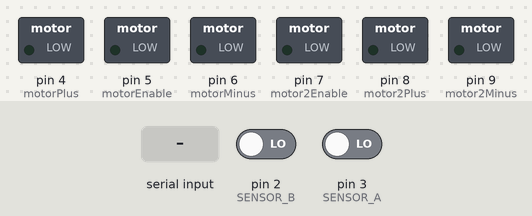
Recording of a sketch running on a simulated Arduino Uno, built with avr-gcc and run on an emulated ATmega328P. Shown: switched loads named in the sketch (green lamp = pin HIGH). The inputs (shaded band) are chosen by the test bench; at power-on: pin 2 (SENSOR_B) LOW, pin 3 (SENSOR_A) LOW. What the sketch prints to the serial monitor is not drawn.

Above: at 1.2 s.
1.3 s: pin 2 (SENSOR_B) driven HIGH
At 2.4 s:
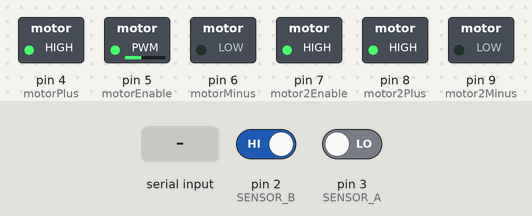
2.8 s: "90,45\n" received over Serial
At 3.7 s:
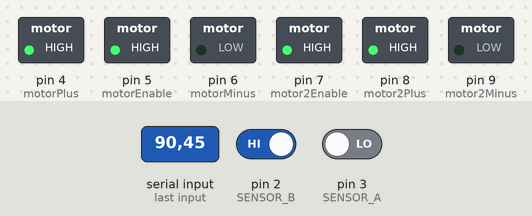
4.3 s: "-\n" received over Serial
At 4.8 s:
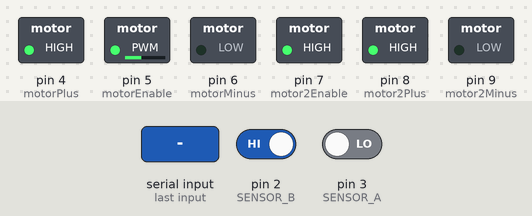
5.8 s: pin 2 (SENSOR_B) driven LOW
At 7.0 s:
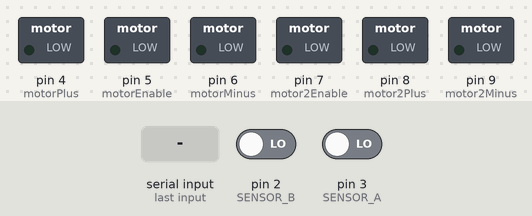
7.3 s: pin 3 (SENSOR_A) driven HIGH
At 8.2 s:
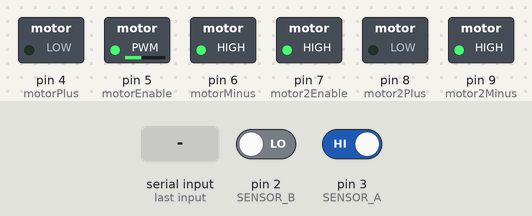
8.8 s: pin 3 (SENSOR_A) driven LOW
At 9.4 s:
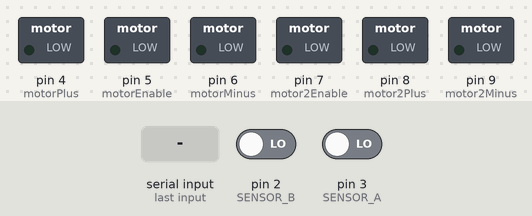
Timing chart, 0 to 11.3 s (numbered marks = the images above; inputs shaded):
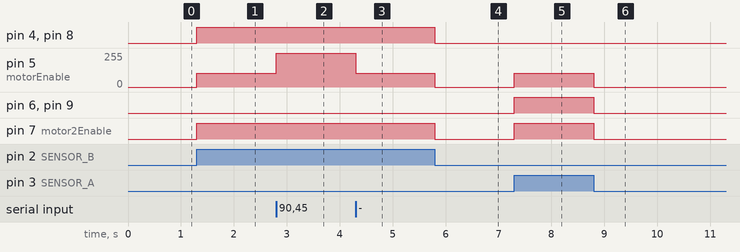

Measured:
- after the input at 1.3 s, pin 4 (motorPlus), pin 7 (motor2Enable), pin 8 (motor2Plus): LOW → HIGH at once; pin 5 (motorEnable): 0/255 → 102/255 at once
- after the input at 2.8 s, pin 5 (motorEnable): 102/255 → 255/255 at once
- after the input at 4.3 s, pin 5 (motorEnable): 255/255 → 102/255 at once
- after the input at 5.8 s, pin 4 (motorPlus), pin 7 (motor2Enable), pin 8 (motor2Plus): HIGH → LOW at once; pin 5 (motorEnable): 102/255 → 0/255 at once
- after the input at 7.3 s, pin 5 (motorEnable): 0/255 → 102/255 at once; pin 6 (motorMinus), pin 7 (motor2Enable), pin 9 (motor2Minus): LOW → HIGH at once
- after the input at 8.8 s, pin 5 (motorEnable): 102/255 → 0/255 at once; pin 6 (motorMinus), pin 7 (motor2Enable), pin 9 (motor2Minus): HIGH → LOW at once

The sketch:

firmware.ino
```cpp
#define serial_debug true
#define baud 115200

#define SENSOR_A 3
#define SENSOR_B 2

#define motorEnable 5
#define motorPlus 4
#define motorMinus 6

#define motor2Enable 7
#define motor2Plus 8
#define motor2Minus 9

#define spd3 255/2.5
#define spd2 255/2
#define spd1 255

#define spd1d 10
#define spd2d 5


int count = 0;
int count2 = 0;
int delayTime = 2000;
int val = 0;
long i;

int sensor01;
int sensor02;

unsigned long int loopCount = 0;

int stepOld;
int step;
int direction;

//int pwm;
boolean complete;

 int PulseCount;
 int commandPosition;

String inString = "";


void moveForward(int delta) {
    digitalWrite(motorPlus, HIGH);
    digitalWrite(motorMinus, LOW);
    //digitalWrite(motorEnable, HIGH);
    if (delta > spd1d)
      analogWrite(motorEnable, spd1);
    else if (delta > spd2d)
      analogWrite(motorEnable, spd2);
    else
      analogWrite(motorEnable, spd3);
}
void move2Forward() {
    digitalWrite(motor2Plus, HIGH);
    digitalWrite(motor2Minus, LOW);
    digitalWrite(motor2Enable, HIGH);
}

void moveBackward(int delta) {
    digitalWrite(motorPlus, LOW);
    digitalWrite(motorMinus, HIGH);
    //digitalWrite(motorEnable, HIGH);
    if (delta > spd1d)
      analogWrite(motorEnable, spd1);
    else if (delta > spd2d)
      analogWrite(motorEnable, spd2);
    else
      analogWrite(motorEnable, spd3);

}
void move2Backward() {
    digitalWrite(motor2Plus, LOW);
    digitalWrite(motor2Minus, HIGH);
    digitalWrite(motor2Enable, HIGH);

}


void motorOff() {
    analogWrite(motorEnable, 0);
    digitalWrite(motorPlus, LOW);
    digitalWrite(motorMinus, LOW);
}
void motor2Off() {
    digitalWrite(motor2Enable, LOW);
    digitalWrite(motor2Plus, LOW);
    digitalWrite(motor2Minus, LOW);
}

void setup() {
  Serial.begin(baud);
while (!Serial) {
    ; // wait for serial port to connect. Needed for native USB port only
  }
//  for (count = 0; count < 4; count++) {
//    pinMode(motorPins[count], OUTPUT);
//  }
   pinMode(SENSOR_A, INPUT);
   pinMode(SENSOR_B, INPUT);
   pinMode(motorEnable, OUTPUT);
   pinMode(motorPlus, OUTPUT);
   pinMode(motorMinus, OUTPUT);

   pinMode(motor2Enable, OUTPUT);
   pinMode(motor2Plus, OUTPUT);
   pinMode(motor2Minus, OUTPUT);

   motorOff();
   motor2Off();

  PulseCount = 0;
  complete = true;
  count = 0;
  count2 = 0;
  }

void loop() {

  while (Serial.available() > 0) {
    int inChar = Serial.read();
    if (isDigit(inChar) || inChar == '-') {
      // convert the incoming byte to a char and add it to the string:
      inString += (char)inChar;
    }
    // if you get a newline, print the string, then the string's value:
    if (inChar == '\n') {
      if (serial_debug) {
        Serial.print("Value:");
        Serial.println(inString.toInt());
        Serial.print("String: ");
        Serial.println(inString);
      }
      commandPosition = inString.toInt();

      complete = false;
      // clear the string for new input:
      inString = "";
    }
  }

  sensor01 = digitalRead(SENSOR_A);
  sensor02 = digitalRead(SENSOR_B);


  if(sensor01 == 1 && sensor02 == 1){
    step = 0;
    if(stepOld == 1){
      PulseCount--;
    }
    if(stepOld == 3){
      PulseCount++;
    }
    stepOld = 0;
  }

  else if(sensor01 == 0 && sensor02 == 1){
    step = 1;
    if(stepOld == 2){
      PulseCount--;
    }
    if(stepOld == 0){
      PulseCount++;
    }
    stepOld = 1;
   }

  else if(sensor01 == 0 && sensor02 == 0){
    step = 2;
    if(stepOld == 3){
      PulseCount--;
    }
    if(stepOld == 1){
      PulseCount++;
    }
    stepOld = 2;
  }

  else if(sensor01 == 1 && sensor02 == 0){
    step = 3;
    if(stepOld == 0){
      PulseCount--;
    }
    if(stepOld == 2){
      PulseCount++;
    }
    stepOld = 3;
   }


  if (PulseCount < commandPosition) {
   // CCW
   moveForward(abs(PulseCount - commandPosition));
   move2Forward();
  }
  else if (PulseCount > commandPosition)  {
   // CW
   moveBackward(abs(PulseCount - commandPosition));
   move2Backward();
  }
  else {
    motorOff();
    motor2Off();
   if (complete == false) {
      Serial.println("OK");
      //delay(1000);
    }
    complete=true;
   }


if (serial_debug) {


  if(PulseCount > -1){
    Serial.print(" ");
  }

  if(PulseCount < 10 && PulseCount > -10){
    Serial.print(" ");
  }

  if(PulseCount < 100 && PulseCount > -100){
    Serial.print(" ");
  }


  Serial.print(PulseCount);


  if(sensor01 == 1){
    Serial.print("+");
  }
  else{
    Serial.print("-");
  }


  if(sensor02 == 1){
    Serial.print("+");
  }
  else{
    Serial.print("-");
  }


      if (PulseCount < commandPosition) {
       Serial.print(">");
      }
      else if (PulseCount > commandPosition)  {
        Serial.print("<");

      }
      else {
      Serial.print("|");


      }
      Serial.print(loopCount);
      Serial.println("");

}

loopCount++;

}
```
